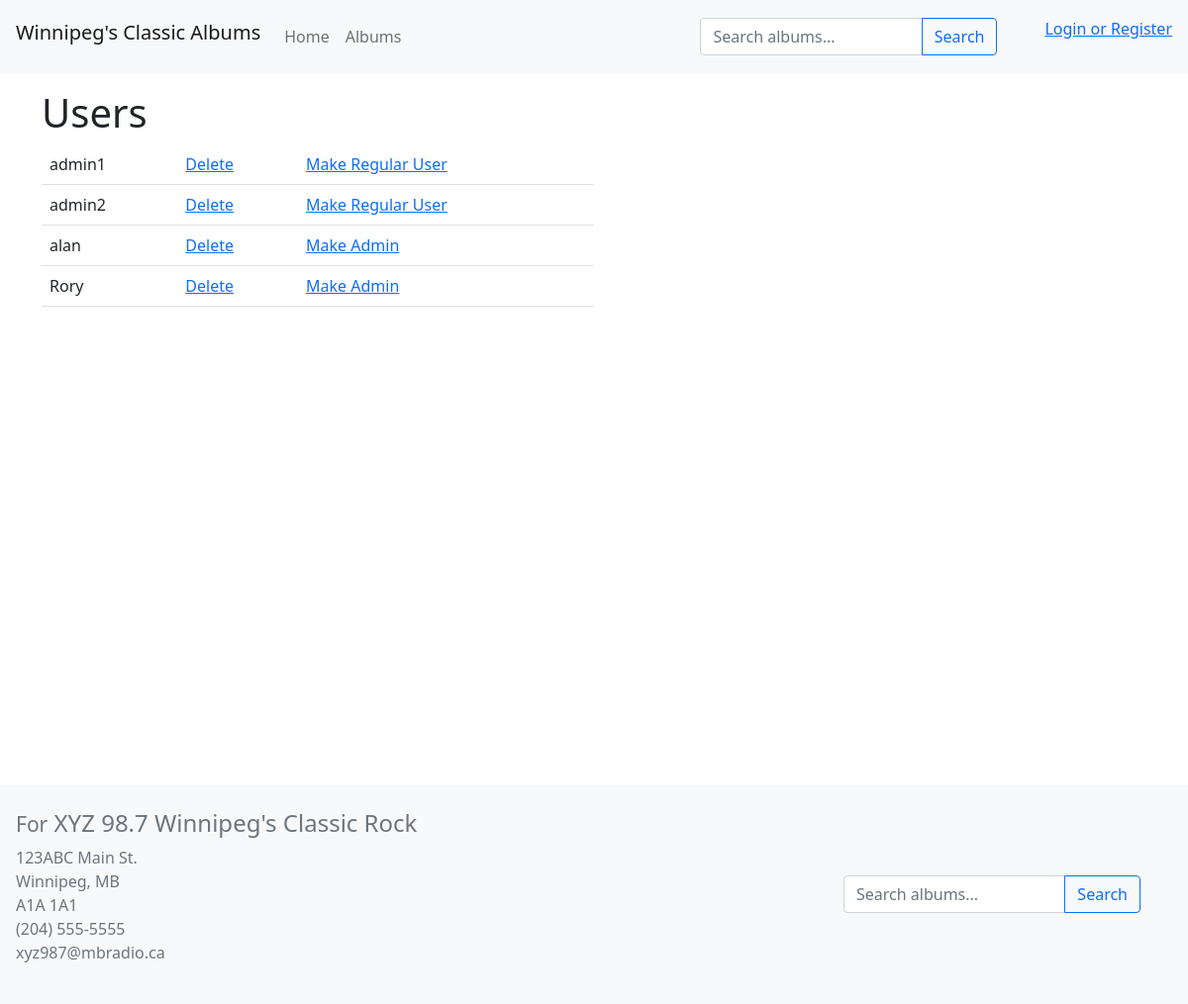
/users.php, run on an earlier commit of the app's database.
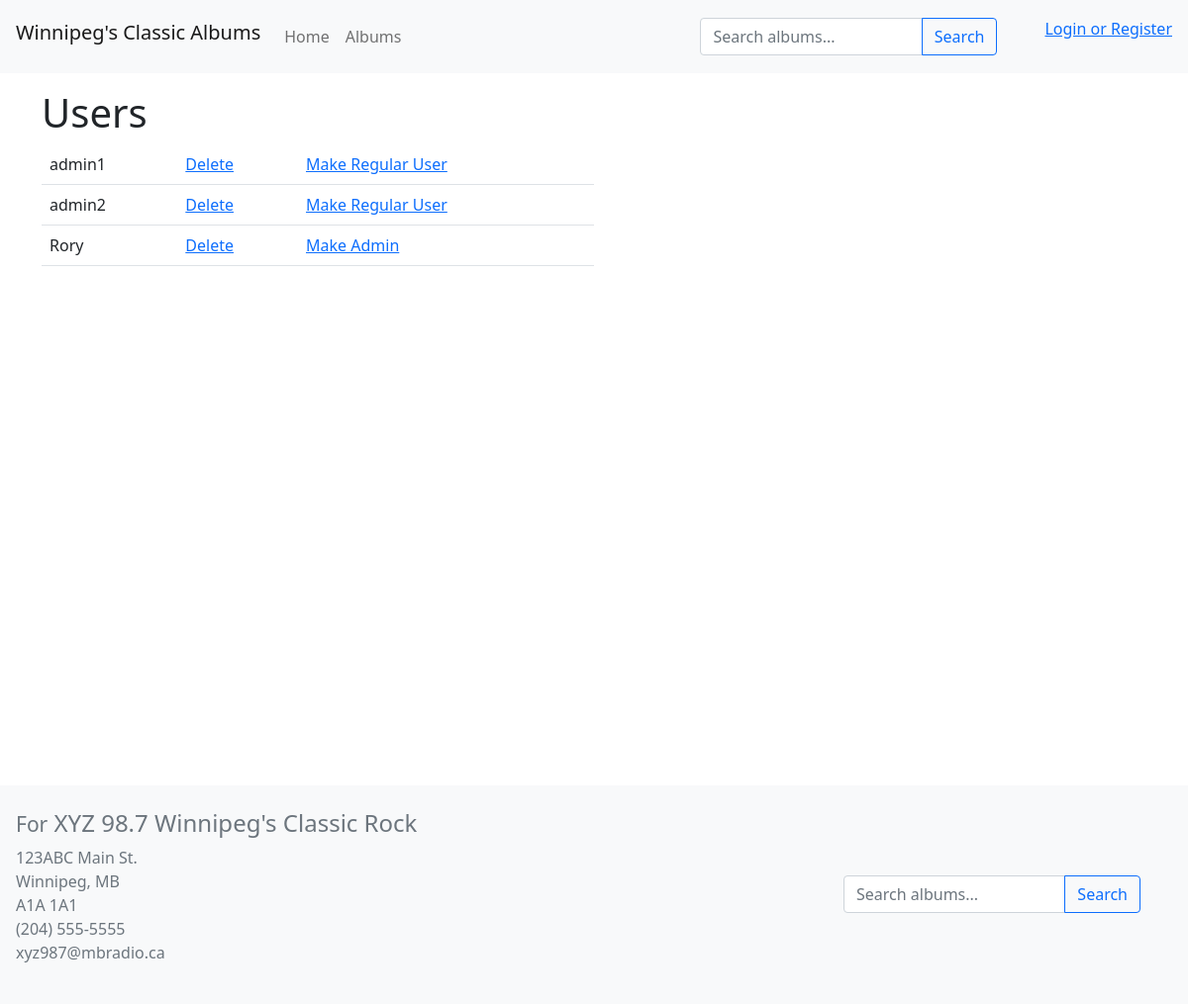
And on a later commit of the database.
### tables this page shows
CREATE TABLE `users` (
  `userID` int(11) NOT NULL,
  `name` varchar(50) NOT NULL,
  `password` varchar(255) NOT NULL,
  `admin` tinyint(1) NOT NULL DEFAULT 0
);

### users.php (the view, shortened to what this page needs)
<?php
    require('db_connect.php');
    $query = "SELECT * FROM users ORDER BY admin DESC, name";
    $statement = $db->prepare($query);
    $statement->execute();
    $users = $statement->fetchAll();
?>
<!DOCTYPE html>
<html lang="en">
<head>
    <link href="https://cdn.jsdelivr.net/npm/bootstrap@5.1.3/dist/css/bootstrap.min.css" rel="stylesheet">
    <link rel="stylesheet" type="text/css" href="style.css">
</head>
<body>
    <?php include('header.php'); ?>
    <div class="container">
        <h1 class="pt-3">Users</h1>
        <table class="table table-hover w-50">
            <?php foreach($users as $user): ?>
                <tr>
                    <td><?= $user['name'] ?></td>
                    <?php if($user['userID'] != $_SESSION['user']): ?>
                        <td><a href="?toDelete=<?= $user['userID'] ?>">Delete</a></td>
                        <?php if($user['admin']): ?>
                            <td><a href="?demote=<?= $user['userID'] ?>">Make Regular User</a></td>
                        <?php else: ?>
                            <td><a href="?promote=<?= $user['userID'] ?>">Make Admin</a></td>
                        <?php endif ?>
                    <?php else: ?>
                        <td></td>
                        <td></td>
                    <?php endif ?>
                </tr>
            <?php endforeach ?>
        </table>
    </div>
    <?php include('footer.php'); ?>
</body>
</html>

What changed in the data, as far as the page shows it:
removed users: name "alan"
